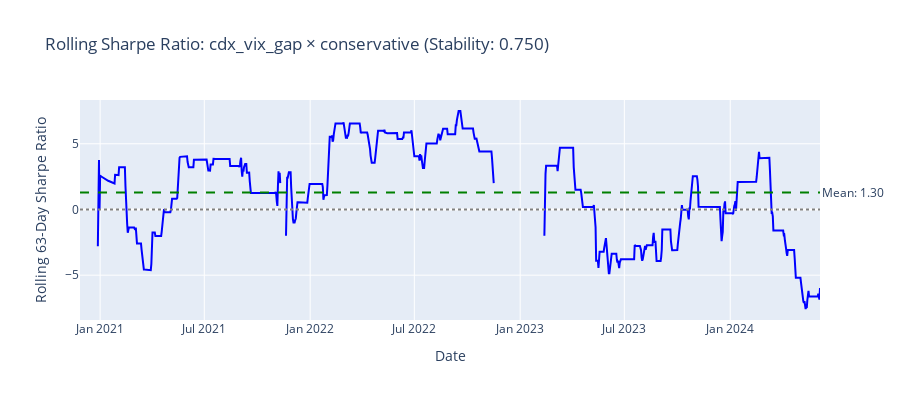
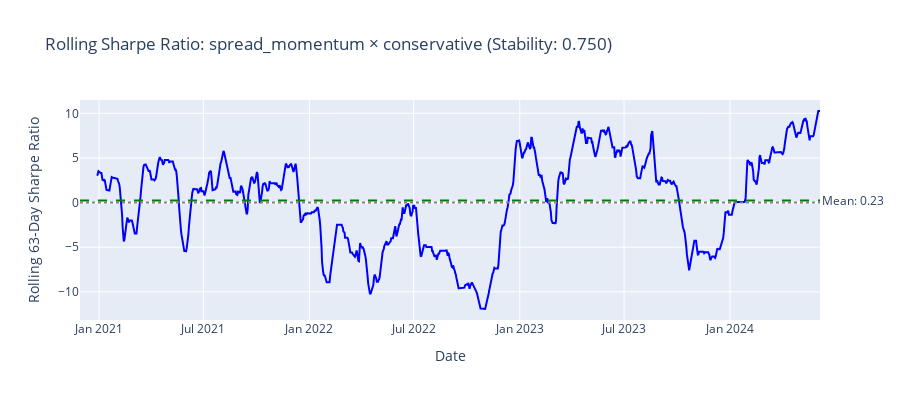
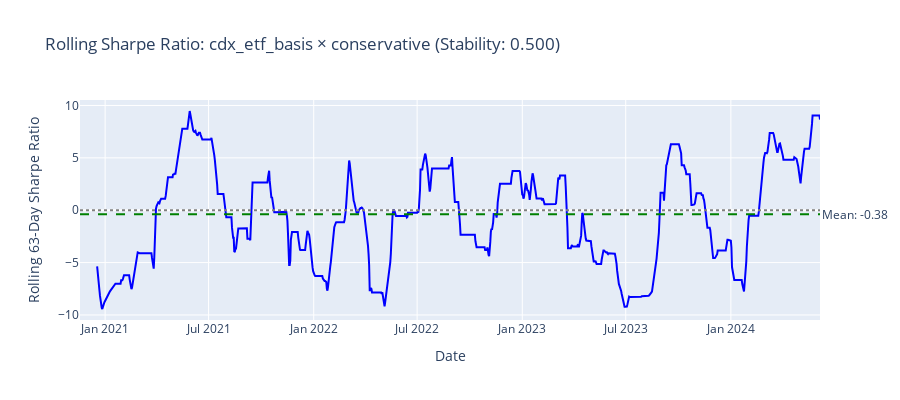
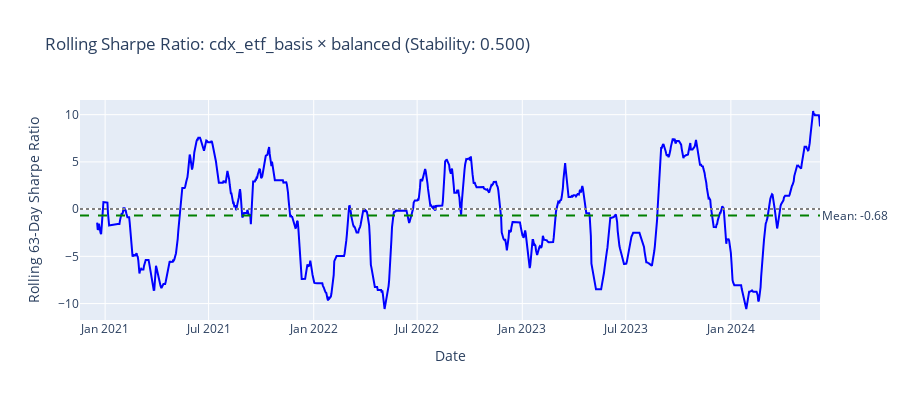

The notebook cell saved with these charts, in order:
### Code cell
import numpy as np

print(f"\n{'='*80}")
print(f"ROLLING SHARPE ANALYSIS — Top 5 by Stability")
print(f"{'='*80}\n")

# Get top 5 pairs by stability score
top_5_pairs = sorted(
    performance_results.items(),
    key=lambda x: x[1].stability_score,
    reverse=True
)[:5]

for (signal_name, strategy_name), perf_result in top_5_pairs:
    # Get backtest result for this pair
    backtest_result = backtest_results[(signal_name, strategy_name)]
    pnl_series = backtest_result.pnl['net_pnl']
    
    # Compute rolling Sharpe
    rolling_sharpe = (
        pnl_series.rolling(window=config.rolling_window, min_periods=config.rolling_window // 2)
        .mean() / 
        pnl_series.rolling(window=config.rolling_window, min_periods=config.rolling_window // 2)
        .std()
    ) * np.sqrt(252)
    
    # Create plot
    fig = go.Figure()
    
    fig.add_trace(go.Scatter(
        x=rolling_sharpe.index,
        y=rolling_sharpe,
        mode='lines',
        name='Rolling Sharpe',
        line=dict(color='blue', width=2),
    ))
    
    # Add mean line
    mean_sharpe = perf_result.metrics['rolling_sharpe_mean']
    fig.add_hline(
        y=mean_sharpe,
        line_dash="dash",
        line_color="green",
        annotation_text=f"Mean: {mean_sharpe:.2f}",
        annotation_position="right"
    )
    
    # Add zero line
    fig.add_hline(y=0, line_dash="dot", line_color="gray")
    
    # Update layout
    fig.update_layout(
        title=f"Rolling Sharpe Ratio: {signal_name} × {strategy_name} (Stability: {perf_result.stability_score:.3f})",
        xaxis_title="Date",
        yaxis_title=f"Rolling {config.rolling_window}-Day Sharpe Ratio",
        hovermode='x unified',
        height=400,
        showlegend=False,
    )
    
    fig.show()
    print(f"✓ Plotted: {signal_name} × {strategy_name}\n")

### Figure 1 — Plotly figure (JSON) as saved in the notebook; plotly's stock layout.template omitted (floating-point values rounded to 4 significant figures; data arrays with more than 128 entries replaced by an {"elided": "..."} marker saying what was removed)
{"data": [{"line": {"color": "blue", "width": 2}, "mode": "lines", "name": "Rolling Sharpe", "type": "scatter", "x": {"elided": "1287 str values"}, "y": {"elided": "1287 float values"}}], "layout": {"annotations": [{"showarrow": false, "text": "Mean: 1.30", "x": 1, "xanchor": "left", "xref": "x domain", "y": 1.296, "yanchor": "middle", "yref": "y"}], "height": 400, "hovermode": "x unified", "shapes": [{"line": {"color": "green", "dash": "dash"}, "type": "line", "x0": 0, "x1": 1, "xref": "x domain", "y0": 1.296, "y1": 1.296, "yref": "y"}, {"line": {"color": "gray", "dash": "dot"}, "type": "line", "x0": 0, "x1": 1, "xref": "x domain", "y0": 0, "y1": 0, "yref": "y"}], "showlegend": false, "title": {"text": "Rolling Sharpe Ratio: cdx_vix_gap × conservative (Stability: 0.750)"}, "xaxis": {"title": {"text": "Date"}}, "yaxis": {"title": {"text": "Rolling 63-Day Sharpe Ratio"}}}}

### Figure 2 — Plotly figure (JSON) as saved in the notebook; plotly's stock layout.template omitted (floating-point values rounded to 4 significant figures; data arrays with more than 128 entries replaced by an {"elided": "..."} marker saying what was removed)
{"data": [{"line": {"color": "blue", "width": 2}, "mode": "lines", "name": "Rolling Sharpe", "type": "scatter", "x": {"elided": "1285 str values"}, "y": {"elided": "1285 float values"}}], "layout": {"annotations": [{"showarrow": false, "text": "Mean: 0.23", "x": 1, "xanchor": "left", "xref": "x domain", "y": 0.2321, "yanchor": "middle", "yref": "y"}], "height": 400, "hovermode": "x unified", "shapes": [{"line": {"color": "green", "dash": "dash"}, "type": "line", "x0": 0, "x1": 1, "xref": "x domain", "y0": 0.2321, "y1": 0.2321, "yref": "y"}, {"line": {"color": "gray", "dash": "dot"}, "type": "line", "x0": 0, "x1": 1, "xref": "x domain", "y0": 0, "y1": 0, "yref": "y"}], "showlegend": false, "title": {"text": "Rolling Sharpe Ratio: spread_momentum × conservative (Stability: 0.750)"}, "xaxis": {"title": {"text": "Date"}}, "yaxis": {"title": {"text": "Rolling 63-Day Sharpe Ratio"}}}}

### Figure 3 — Plotly figure (JSON) as saved in the notebook; plotly's stock layout.template omitted (floating-point values rounded to 4 significant figures; data arrays with more than 128 entries replaced by an {"elided": "..."} marker saying what was removed)
{"data": [{"line": {"color": "blue", "width": 2}, "mode": "lines", "name": "Rolling Sharpe", "type": "scatter", "x": {"elided": "1296 str values"}, "y": {"elided": "1296 float values"}}], "layout": {"annotations": [{"showarrow": false, "text": "Mean: -0.38", "x": 1, "xanchor": "left", "xref": "x domain", "y": -0.377, "yanchor": "middle", "yref": "y"}], "height": 400, "hovermode": "x unified", "shapes": [{"line": {"color": "green", "dash": "dash"}, "type": "line", "x0": 0, "x1": 1, "xref": "x domain", "y0": -0.377, "y1": -0.377, "yref": "y"}, {"line": {"color": "gray", "dash": "dot"}, "type": "line", "x0": 0, "x1": 1, "xref": "x domain", "y0": 0, "y1": 0, "yref": "y"}], "showlegend": false, "title": {"text": "Rolling Sharpe Ratio: cdx_etf_basis × conservative (Stability: 0.500)"}, "xaxis": {"title": {"text": "Date"}}, "yaxis": {"title": {"text": "Rolling 63-Day Sharpe Ratio"}}}}

### Figure 4 — Plotly figure (JSON) as saved in the notebook; plotly's stock layout.template omitted (floating-point values rounded to 4 significant figures; data arrays with more than 128 entries replaced by an {"elided": "..."} marker saying what was removed)
{"data": [{"line": {"color": "blue", "width": 2}, "mode": "lines", "name": "Rolling Sharpe", "type": "scatter", "x": {"elided": "1296 str values"}, "y": {"elided": "1296 float values"}}], "layout": {"annotations": [{"showarrow": false, "text": "Mean: -0.68", "x": 1, "xanchor": "left", "xref": "x domain", "y": -0.6788, "yanchor": "middle", "yref": "y"}], "height": 400, "hovermode": "x unified", "shapes": [{"line": {"color": "green", "dash": "dash"}, "type": "line", "x0": 0, "x1": 1, "xref": "x domain", "y0": -0.6788, "y1": -0.6788, "yref": "y"}, {"line": {"color": "gray", "dash": "dot"}, "type": "line", "x0": 0, "x1": 1, "xref": "x domain", "y0": 0, "y1": 0, "yref": "y"}], "showlegend": false, "title": {"text": "Rolling Sharpe Ratio: cdx_etf_basis × balanced (Stability: 0.500)"}, "xaxis": {"title": {"text": "Date"}}, "yaxis": {"title": {"text": "Rolling 63-Day Sharpe Ratio"}}}}
